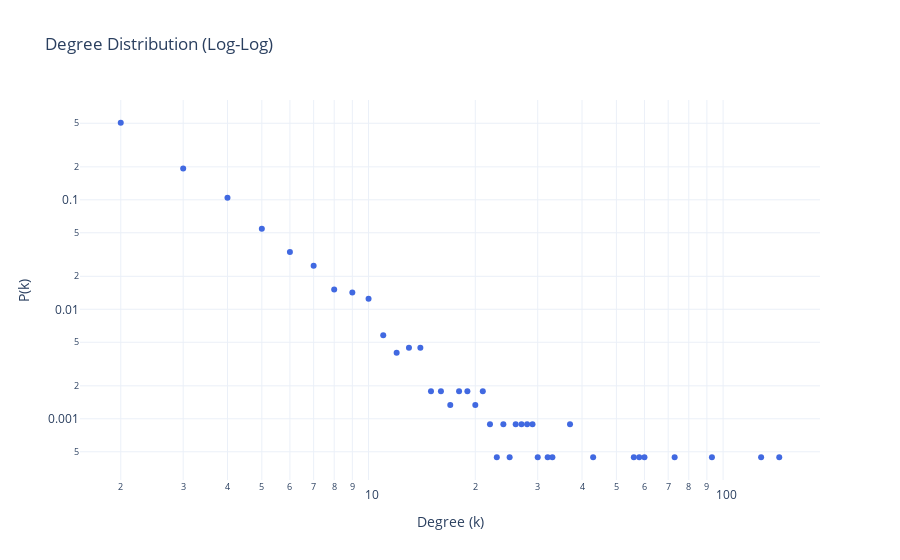

Notebook code for this chart:
### Code cell
draw_degree_distribution(G_ba)

### Figure 1 — Plotly figure (JSON) as saved in the notebook; plotly's stock layout.template omitted (floating-point values rounded to 4 significant figures)
{"data": [{"marker": {"color": "royalblue", "size": 6}, "mode": "markers", "name": "Degree Distribution", "type": "scatter", "x": [2, 3, 4, 5, 6, 7, 8, 9, 10, 11, 12, 13, 14, 15, 16, 17, 18, 19, 20, 21, 22, 23, 24, 25, 26, 27, 28, 29, 30, 32, 33, 37, 43, 56, 58, 60, 73, 93, 128, 144], "y": [0.5056, 0.1933, 0.1042, 0.05434, 0.03341, 0.02494, 0.01514, 0.01425, 0.01247, 0.005791, 0.004009, 0.004454, 0.004454, 0.001782, 0.001782, 0.001336, 0.001782, 0.001782, 0.001336, 0.001782, 0.0008909, 0.0004454, 0.0008909, 0.0004454, 0.0008909, 0.0008909, 0.0008909, 0.0008909, 0.0004454, 0.0004454, 0.0004454, 0.0008909, 0.0004454, 0.0004454, 0.0004454, 0.0004454, 0.0004454, 0.0004454, 0.0004454, 0.0004454]}], "layout": {"title": {"text": "Degree Distribution (Log-Log)"}, "xaxis": {"title": {"text": "Degree (k)"}, "type": "log"}, "yaxis": {"title": {"text": "P(k)"}, "type": "log"}}}
